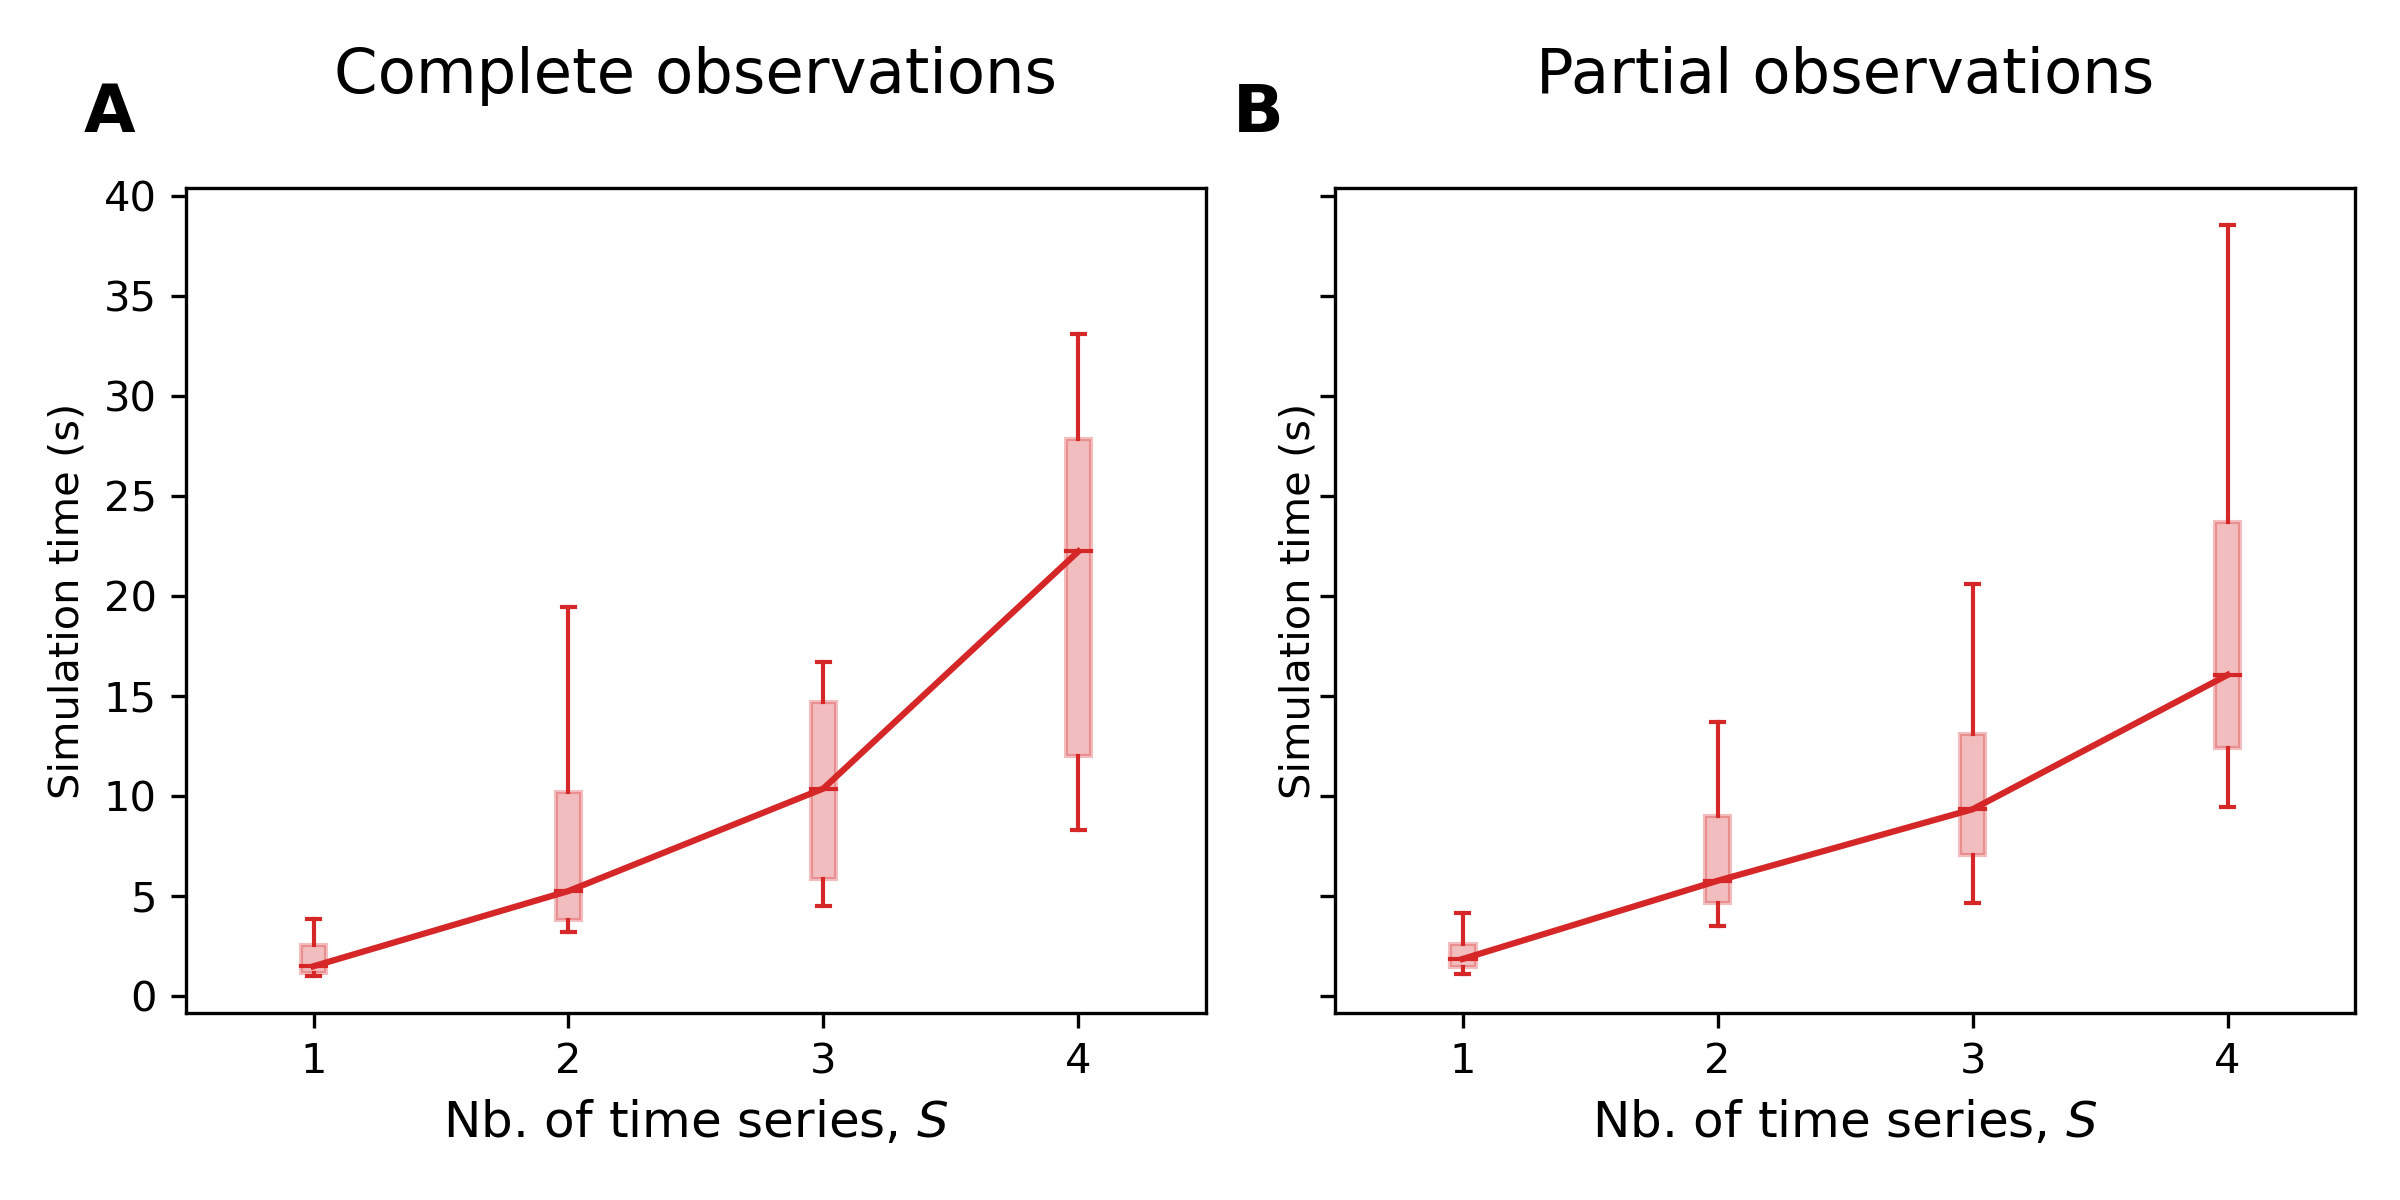

The Julia source for this figure:
#=
Investigating simulation time vs nb of datapoints
=#
cd(@__DIR__)
using FileIO, JLD2
using Statistics, LinearAlgebra, Distributions
using PyPlot, Printf
using MiniBatchInference
using DataFrames
using Glob
color_palette = ["tab:red", "tab:blue", "tab:green",]
linestyles = ["solid", "dashed", "dotted"]
Line2D = matplotlib.lines.Line2D #used for legend

df_results_allsp = load("../../parameter_inference/3-species-model/inference_exploration/results/2022-06-15/3-species-model_McKann_simple_minibatch_allsp_independent_TS.jld2", "df_results")
df_results_1sp = load("../../parameter_inference/3-species-model/inference_exploration/results/2022-06-15/3-species-model_McKann_simple_minibatch_1sp_independent_TS.jld2", "df_results")

# post processes
for df in [df_results_allsp,df_results_1sp]
    println(count(df.training_success), "/", size(df,1), " simulations have succeeded")
    filter!(row ->row.training_success, df)
    # need to convert p_true and p_trained
    [df[:,lab] = df[:,lab] .|> Array{Float64} for lab in ["p_true","p_trained"]]
    # converting nb_ts in int for later on
    df[!, "nb_ts"] = df[:, "nb_ts"] .|> Int
    # computing median relative error
    df[!, "rel_error"] = [median(abs.((r.p_trained - r.p_true) / r.p_true)) for r in eachrow(df)]
end

dfg_noise_allsp = groupby(df_results_allsp, ["noise"], sort=true)
dfg_noise_1sp = groupby(df_results_1sp, ["noise"], sort=true)

idx_NTS = [1,2,3,4] # which datasize to be considered
idx_noise = [2] # which noise is considered
#############################
####### plots ###############
#############################
fig, axs = subplots(1,2,
                    figsize=(8,4), 
                    sharey="row",
                    )
spread = 0.5 #spread of box plots

# plotting figure A and B
labels = ["Complete obs.", "Partial obs."]

for (i,dfg) in enumerate([dfg_noise_allsp,dfg_noise_1sp])
    ax = axs[i]
    for (j,df_noise_i) in enumerate(dfg[idx_noise])
        global dfg_nb_ts = groupby(df_noise_i,"nb_ts", sort = true)
        global noise_arr = []
        time_sim = []
        for (i,df_results) in enumerate(dfg_nb_ts)
            push!(time_sim, df_results.simtime); push!(noise_arr, df_results.nb_ts[1])
        end
        x = (1:length(dfg_nb_ts)) # we artificially shift the x values to better visualise the std 
        # ax.plot(x,time_sim,                
        #         color = color_palette[j] )
        bplot = ax.boxplot(time_sim,
                    positions = x,
                    showfliers = false,
                    widths = 0.1,
                    vert=true,  # vertical box alignment
                    patch_artist=true,  # fill with color
                    # notch = true,
                    # label = "$(j) time series", 
                    boxprops=Dict("alpha" => .3)
                    # alpha = 0.5
                    )
        ax.plot(x, median.(time_sim), color=color_palette[j], linestyle = linestyles[j],)
        # putting the colors
        for patch in bplot["boxes"]
            patch.set_facecolor(color_palette[j])
            patch.set_edgecolor(color_palette[j])
        end
        for item in ["caps", "whiskers","medians"]
            for patch in bplot[item]
                patch.set_color(color_palette[j])
            end
        end
    end
    ax.set_ylabel("Simulation time (s)")
    # ax.set_ylim(-0.05,1.1)
    ax.set_xlabel("Nb. of time series, "*L"S", fontsize = 12)
    ax.set_xticks(1:length(dfg_nb_ts))
    ax.set_xticklabels(noise_arr)
    # ax.set_yscale("log")
end
# axs[1,1].legend(handles=[Line2D([0], 
#                                 [0], 
#                                 color=color_palette[i], 
#                                 linestyle = linestyles[i], 
#                                 label="Noise level, "*L"r = %$r") for (i,r) in enumerate(sort!(unique(df_results_allsp.noise))[idx_noise])])

# fig.legend(handles=[Line2D([0], [0], color="grey", linestyle=":", label="star graph"),
#             Line2D([0], [0], color="grey", label="complete graph")],loc="upper left") #colors
axs[1].set_title("Complete observations\n", fontsize = 15)
axs[2].set_title("Partial observations\n", fontsize = 15)

display(fig)

_let = ["A","B"]
for (i,ax) in enumerate(axs)
    _x = -0.1
    ax.text(_x, 1.05, _let[i],
        fontsize=16,
        fontweight="bold",
        va="bottom",
        ha="left",
        transform=ax.transAxes ,
    )
end

fig.tight_layout()
display(fig)

fig.savefig("time_stats_multiple_TS.png", dpi = 300)
